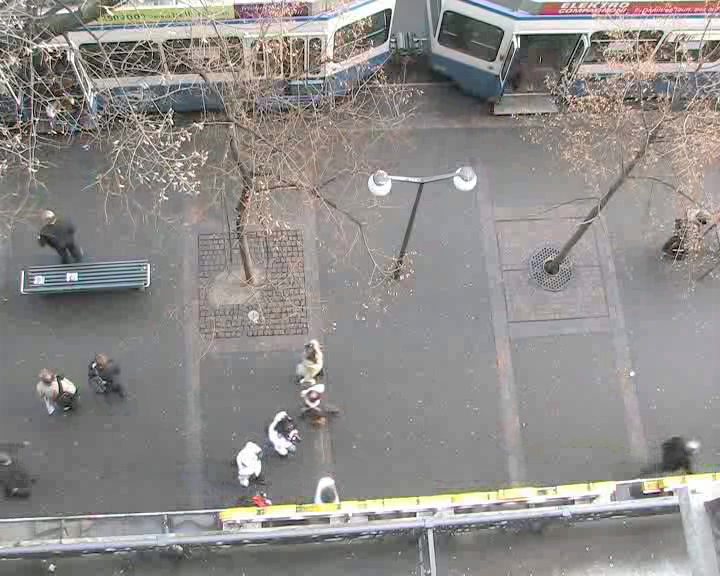
#> input picture hotel115.png, 720 x 576 px
$ python Hotel-Group_Avoidance.py
#> lines starting #> are read from the running program, lines starting #| are printed output that depends on the picture
import numpy as np
import matplotlib.pyplot as plt

# GROUP AVOIDANCE PLOT - PLOTTING HOTEL DATASET - 114 second

xSpeed05 = np.asarray([263, 237, 216, 196, 178, 161, 145, 130])
ySpeed05 = np.asarray([384, 371, 360, 352, 347, 342, 338, 334])

xSpeed06 = np.asarray([265, 240, 218, 199, 180, 162, 146, 130])
ySpeed06 = np.asarray([344, 332, 323, 317, 313, 309, 307, 304])

xSpeed07 = np.asarray([262, 232, 203, 174, 144, 114,  83,  53])
ySpeed07 = np.asarray([393, 394, 399, 405, 412, 421, 429, 437])

xSpeed08 = np.asarray([264, 234, 205, 176, 146, 116,  86,  55])
ySpeed08 = np.asarray([351, 353, 358, 364, 372,381 ,389 ,397])

xSpeedGT01 = np.asarray([254, 224, 191, 158, 126, 93, 60, 28])
ySpeedGT01 = np.asarray([393, 399, 404, 413, 421, 425, 430, 430])

xSpeedGT02 = np.asarray([257, 223, 188, 154, 121, 81,  46,  16])
ySpeedGT02 = np.asarray([349, 345, 342, 335, 334, 335, 335, 345])

plt.plot(xSpeed05, ySpeed05, zorder=1, color='red', linewidth=3, linestyle='--', label='0.6')
#plt.plot(xSpeed06, ySpeed06, zorder=1, color='red', linewidth=3, linestyle='--')
plt.plot(xSpeed07, ySpeed07, zorder=1, color='purple', linewidth=3, linestyle='--', label='0.8')
#plt.plot(xSpeed08, ySpeed08, zorder=1, color='purple', linewidth=3, linestyle='--')

plt.plot(xSpeedGT01, ySpeedGT01, zorder=1, color='blue', linewidth=3, linestyle='--', label='GT')
#plt.plot(xSpeedGT02, ySpeedGT02, zorder=1, color='blue', linewidth=3, linestyle='--')

plt.plot(xSpeed05[-1], ySpeed05[-1], zorder=1, color='red', marker='<')
plt.plot(xSpeed07[-1], ySpeed07[-1], zorder=1, color='purple', marker='<')
plt.plot(xSpeedGT01[-1], ySpeedGT01[-1], zorder=1, color='blue', marker='<')
#plt.plot(xSpeed06[-1], ySpeed06[-1], zorder=1, color='red', marker='<')
img = plt.imread("../hotel115.png")
#> img is the input picture: shape (576, 720, 3) float32; mean R, G, B 0.563, 0.551, 0.543

plt.legend(loc='center right')
plt.xticks([])
plt.yticks([])
ext = [0, 576, 0.00, 720]
plt.imshow(img, zorder=0)
plt.show()
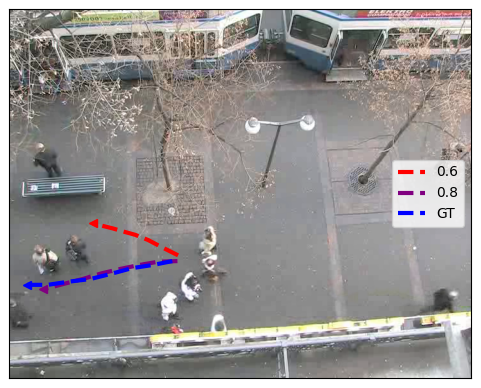
#> figure drawn by matplotlib, 1 panel

$ run again, with hotel0.png copied over hotel115.png
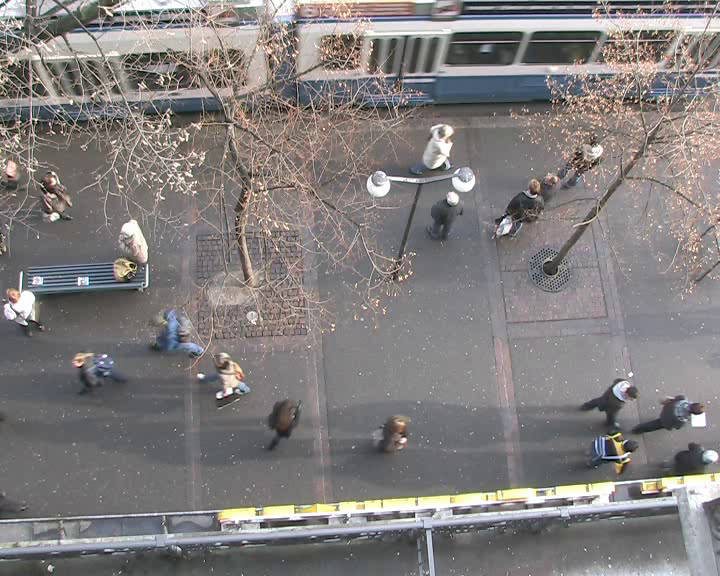
#> input picture hotel0.png, 720 x 576 px
#> img is the input picture: shape (576, 720, 3) float32; mean R, G, B 0.508, 0.492, 0.491
#> `plt.show()`:
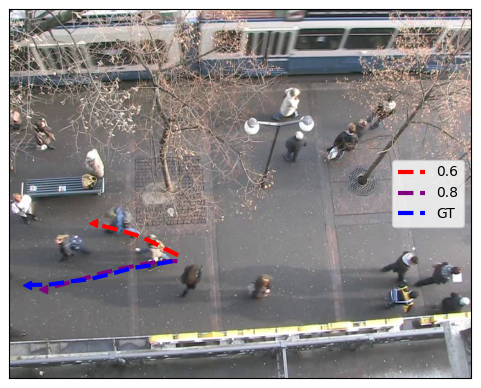
#> figure drawn by matplotlib, 1 panel

$ run again, with hotel11.png copied over hotel115.png
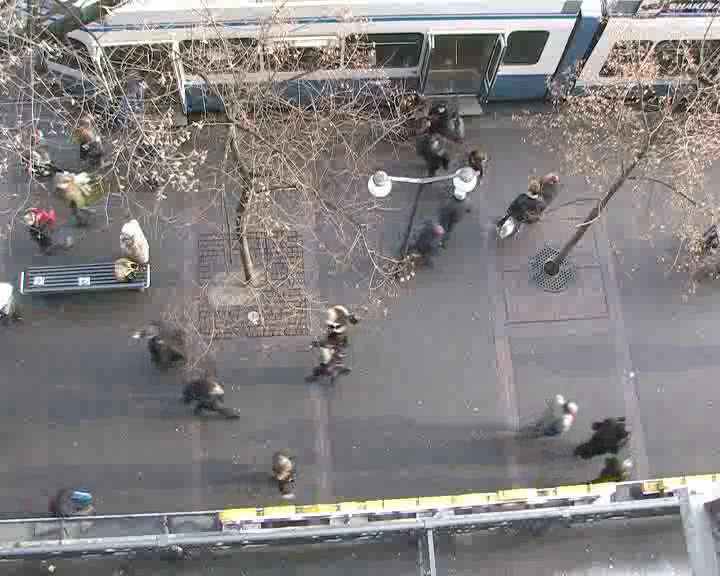
#> input picture hotel11.png, 720 x 576 px
#> img is the input picture: shape (576, 720, 3) float32; mean R, G, B 0.518, 0.506, 0.505
#> `plt.show()`:
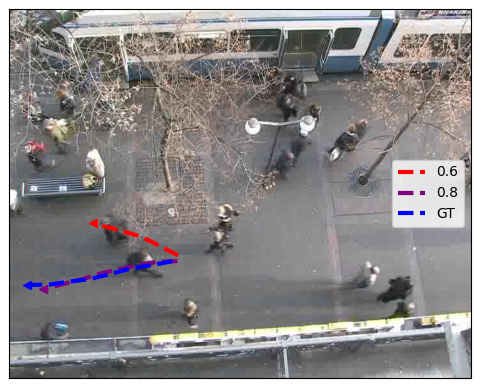
#> figure drawn by matplotlib, 1 panel

$ run again, with hotel116.png copied over hotel115.png
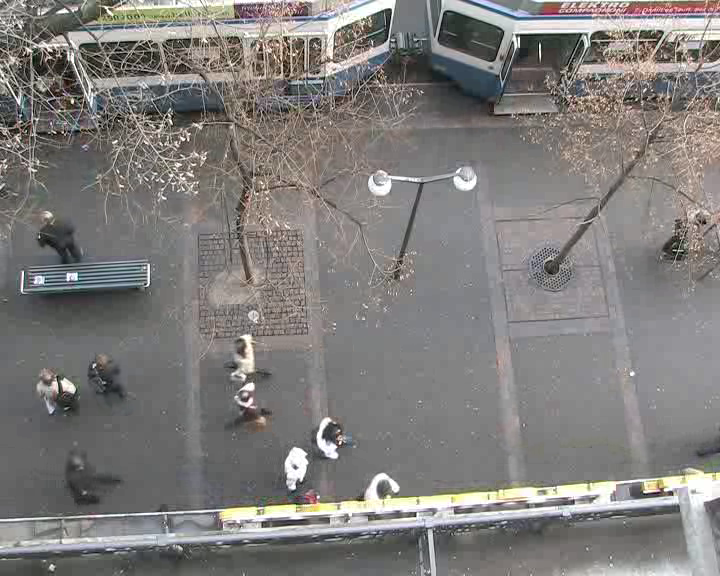
#> input picture hotel116.png, 720 x 576 px
#> img is the input picture: shape (576, 720, 3) float32; mean R, G, B 0.502, 0.492, 0.484
#> `plt.show()`:
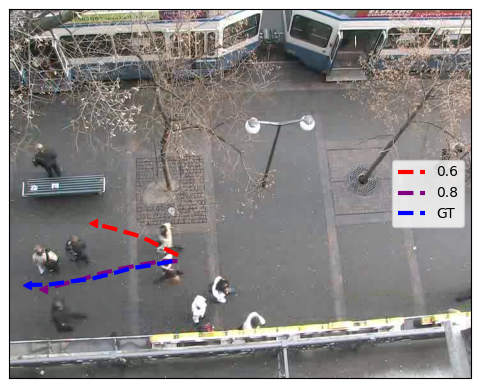
#> figure drawn by matplotlib, 1 panel
